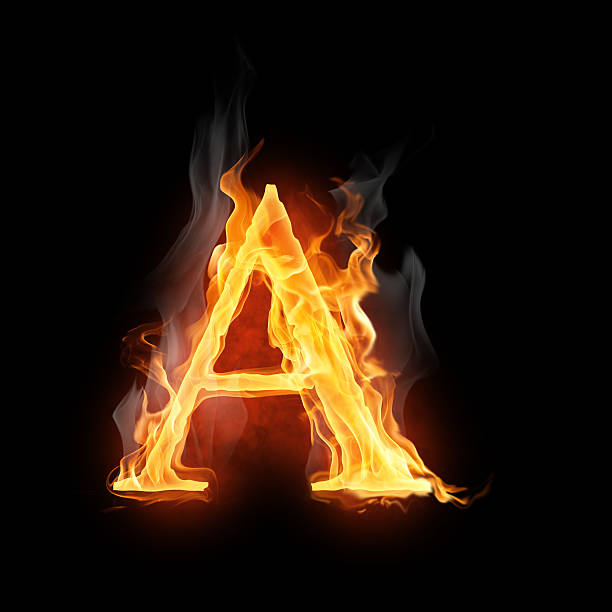
#> input picture assets/a_on_fire.jpg, 612 x 612 px
$ jupyter execute thresholding-based-segmentation.ipynb
#> lines starting #> are read from the running program, lines starting #| are printed output that depends on the picture; after the words box and inside, x2 and y2 are one past the last pixel; in counts of white or black regions, pixels touching at a corner belong together
[cell 1]
import numpy as np
import cv2
import matplotlib.pyplot as plt
import seaborn as sns
import warnings

[cell 2]
warnings.filterwarnings('ignore')

[cell 3]
#read image
image = cv2.imread('../assets/a_on_fire.jpg', 0)
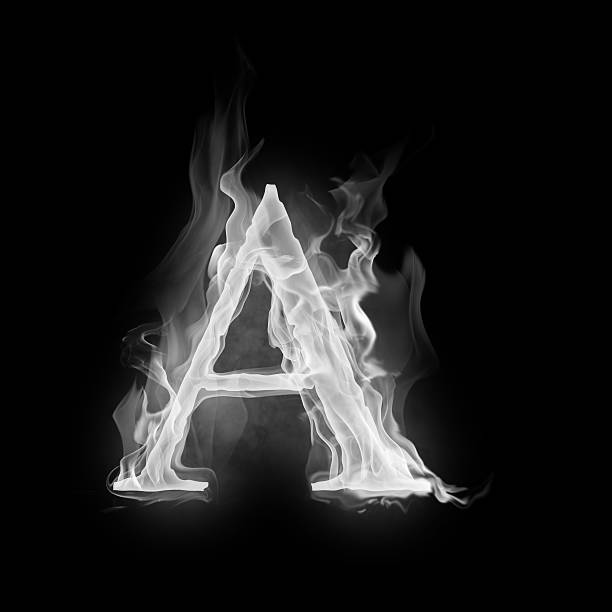
#> image: shape (612, 612); min 0, max 255, mean 29.8
type(image)

[cell 4]
# shape of the original image
image.shape
#> Out = (612, 612)

[cell 5]
plt.figure(figsize=(8,8))
plt.imshow(image, cmap='gray')
plt.axis('off')
plt.show()

[cell 6]
flattened_image = image.reshape((image.shape[0] * image.shape[1],))

[cell 7]
#shape of the flattend image
flattened_image.shape
#> Out = (374544,)

## Image instensities

[cell 8]
plt.figure()
sns.displot(flattened_image, kde=True)
plt.show()
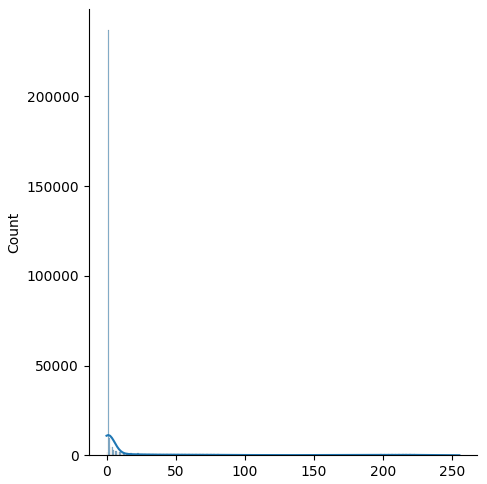
#> figure drawn by matplotlib, 1 panel; tallest bar 236921 high, from x = 0.998 to 1.5; curve peaks at x = 1.28, y = 11280.5

## Applying Otsu Thresholding to the image for segmentation

[cell 9]
ret, thresh1 = cv2.threshold(image, 0, 255, cv2.THRESH_BINARY + cv2.THRESH_OTSU)
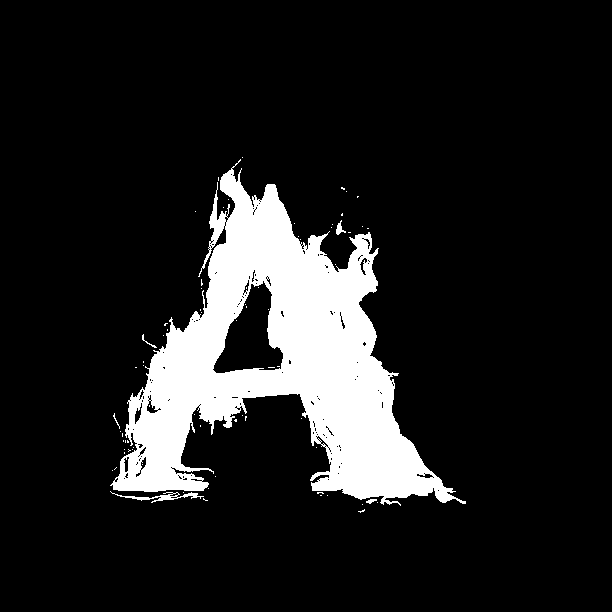
#> thresh1: shape (612, 612); 12.6% white; 73 white regions (67 under 20 px), largest, box (x1, y1, x2, y2) and area: (110, 159, 466, 506) 46543, (110, 491, 204, 503) 284, (336, 220, 346, 235) 66, (142, 334, 157, 348) 34, (366, 499, 377, 504) 32, (113, 413, 120, 429) 22
#> ret = 92
